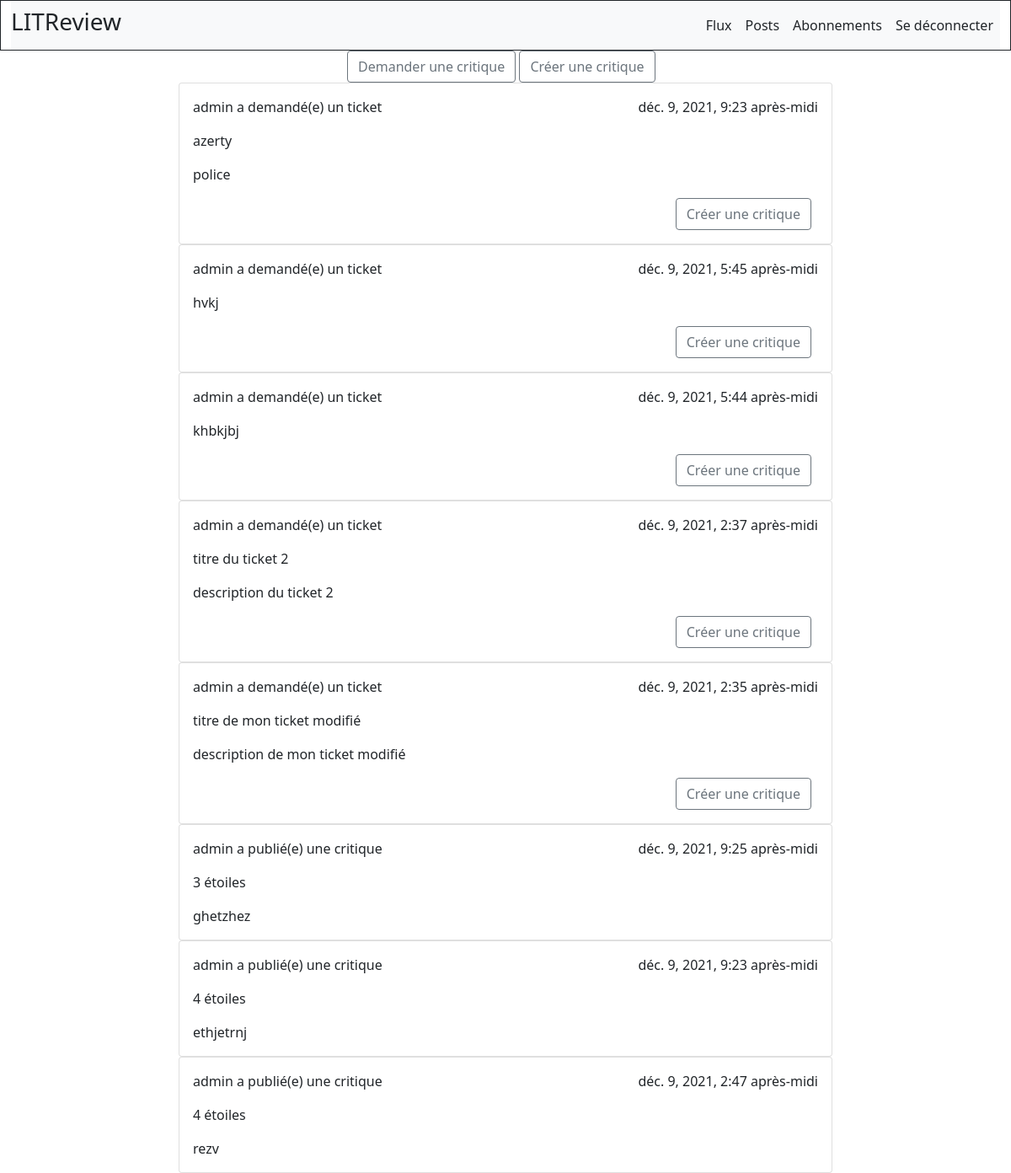
The page / (signed in) on the database as committed earlier.
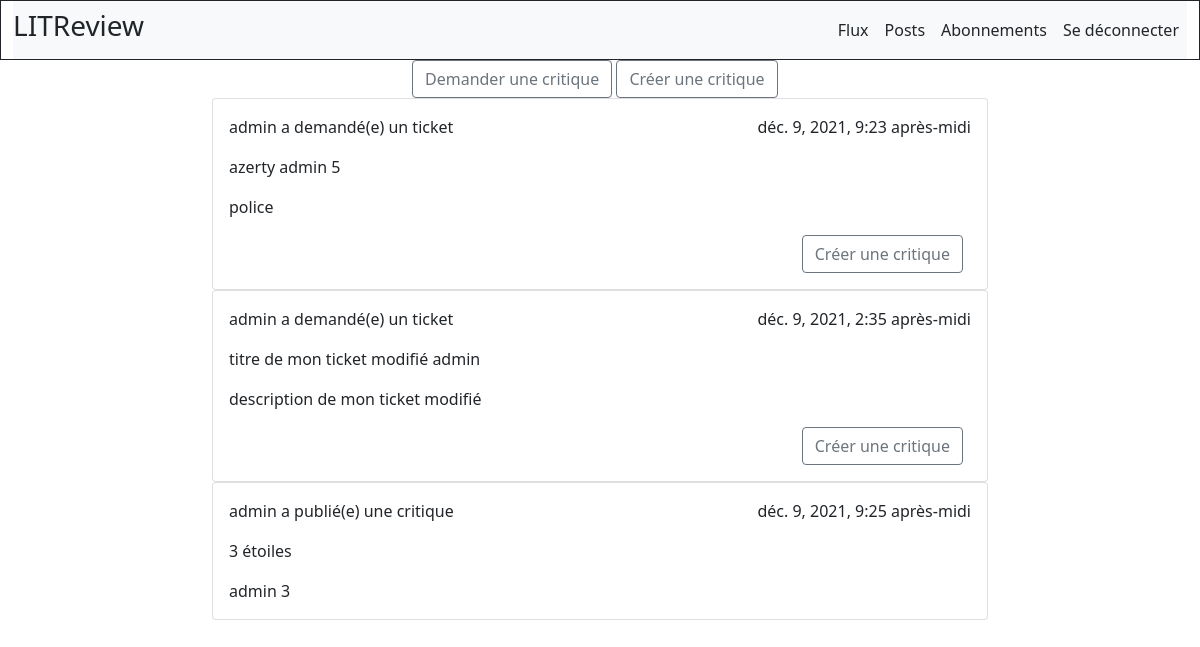
The same page on the database as committed later.
### content/models.py (models this page shows, shortened)
class Ticket(models.Model):
    title = models.CharField(max_length=128)
    description = models.TextField(max_length=2048, blank=True)
    user = models.ForeignKey(
        to=settings.AUTH_USER_MODEL, on_delete=models.CASCADE)
    time_created = models.DateTimeField(auto_now_add=True)

class Review(models.Model):
    ticket = models.ForeignKey(to=Ticket, on_delete=models.CASCADE)
    rating = models.PositiveSmallIntegerField(
        choices=[(i, i) for i in range(0, 6)],
        validators=[MinValueValidator(0), MaxValueValidator(5)])
    headline = models.CharField(max_length=128)
    body = models.CharField(max_length=8192, blank=True)
    user = models.ForeignKey(
        to=settings.AUTH_USER_MODEL, on_delete=models.CASCADE)
    time_created = models.DateTimeField(auto_now_add=True)

### accounts/models.py (models this page shows)
class User(AbstractUser):
	class Meta:
		abstract=False

### content/views.py (the view)
# urls.py: path('', views.flux, name='flux'),
@login_required
def flux(request):
	tickets = Ticket.objects.order_by('-id').filter(user_id=request.user.id)
	reviews = Review.objects.order_by('-id').filter(user_id=request.user.id)
	context = {
		'tickets': tickets,
		'reviews': reviews
	}
	return render(request, "content/flux.html", context)

### content/Templates/content/flux.html (shortened to what this page needs)
{% extends 'base.html' %}
{% block content_box_3 %}
 <div class="container col-md-4 justify-content-center">
       <button class="btn btn-outline-secondary" onclick="window.location.href = {% url 'content:ticket' %};">Demander une critique</button>
       <button class="btn btn-outline-secondary" onclick="window.location.href = {% url 'content:review' %};">Créer une critique</button>
 </div>
<div class="container col-md-8 mx-auto">
       {% for ticket in tickets %}
           <div class="card">
              <div class="card-body">
                <p class="card-text">{{ ticket.user }} a demandé(e) un ticket <span style="float:right;">{{ ticket.time_created }}</span></p>
                <p class="card-text">{{ ticket.title }}</p>
                <p class="card-text">{{ ticket.description }}</p>
                  <div class="d-grid gap-2 d-md-flex justify-content-md-end">
                    <a href="{% url 'content:ticket_detail' ticket.id %}" class="btn btn-outline-secondary me-md-2">Créer une critique</a>
                  </div>
              </div>
            </div>
       {% endfor %}
        {% for review in reviews %}
                   <div class="card">
                      <div class="card-body">
                        <p class="card-text">{{ review.user }} a publié(e) une critique <span style="float:right;">{{ review.time_created }}</span></p>
                        <p class="card-text">{{ review.rating }} étoiles</p>
                        <p class="card-text">{{ review.headline }}</p>
                      </div>
                    </div>
               {% endfor %}
 </div>
{% endblock content_box_3 %}

Rows that differ between the two databases and show on the page:
removed Ticket: user "admin", time_created "déc. 9, 2021, 5:45 après-midi", title "hvkj"
no longer on this page (row edited): Ticket: user "admin", time_created "déc. 9, 2021, 5:44 après-midi", title "khbkjbj"
no longer on this page (row edited): Ticket: user "admin", time_created "déc. 9, 2021, 2:37 après-midi", title "titre du ticket 2", description "description du ticket 2"
no longer on this page (row edited): Review: user "admin", time_created "déc. 9, 2021, 9:23 après-midi", rating "4", headline "ethjetrnj"
no longer on this page (row edited): Review: user "admin", time_created "déc. 9, 2021, 2:47 après-midi", rating "4", headline "rezv"
changed Ticket "police": title "azerty" → "azerty admin 5"
changed Ticket "description de mon ticket modifié": title "titre de mon ticket modifié" → "titre de mon ticket modifié admin"
changed Review "admin": headline "ghetzhez" → "admin 3"
